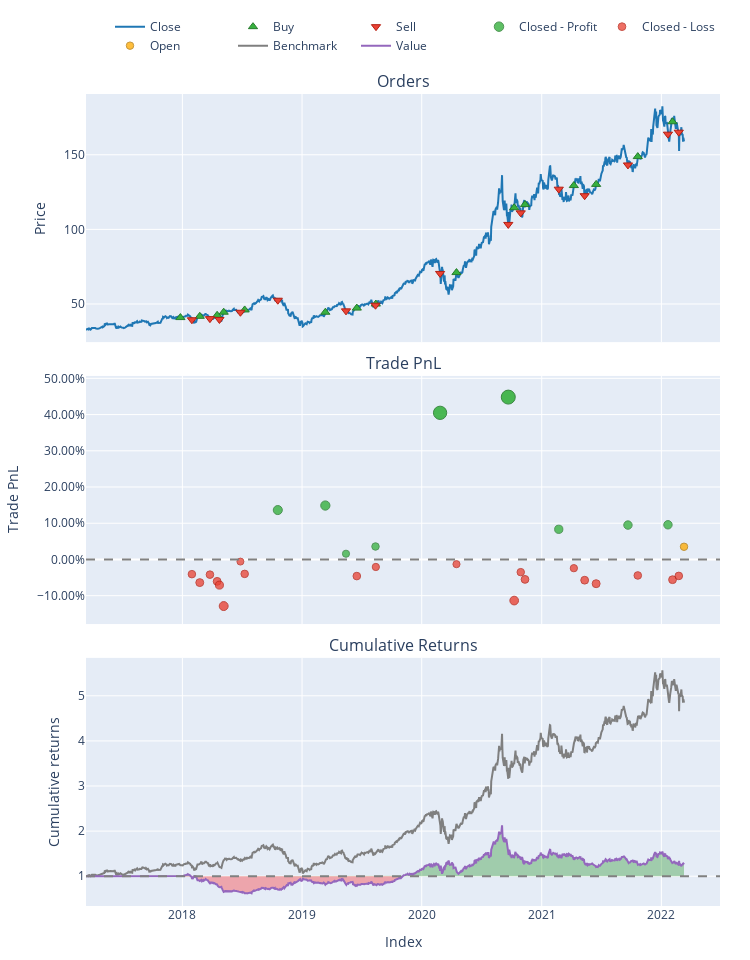

Here is the notebook cell this chart was saved with:
### Code cell
port = vbt.Portfolio.from_signals(df.Open, #Close or Open but Open is faster
                                  direction='both',
                                  entries = signal_vectorbt.TS_Entries,
                                  exits = signal_vectorbt.TS_Exits,
                                  freq = 'D',
                                  init_cash = 100000,
                                  fees = 0.0025,
                                  slippage = 0.0025,
                                  sl_trail = 0.2)    # sl_stop, tp_stop, sl_trail
port.plot().show()

### Figure 1 — Plotly figure (JSON) as saved in the notebook; plotly's stock layout.template omitted (floating-point values rounded to 4 significant figures; data arrays with more than 128 entries replaced by an {"elided": "..."} marker saying what was removed)
{"data": [{"legendgroup": "0", "line": {"color": "#1f77b4"}, "name": "Close", "showlegend": true, "type": "scatter", "uid": "f06379a0-3aae-43d8-a1e5-c9826356c757", "x": {"elided": "1260 str values"}, "xaxis": "x", "y": {"elided": "1260 float values"}, "yaxis": "y"}, {"customdata": [[0, 2440.0, 249.4], [2, 4574.0, 477.4], [4, 4038.0, 428.2], [6, 3360.0, 374.0], [8, 2817.0, 324.0], [10, 3179.0, 353.5], [12, 3491.0, 412.4], [14, 3263.0, 407.5], [16, 3154.0, 560.3], [18, 2795.0, 800.3], [20, 2349.0, 684.8], [22, 2168.0, 701.0], [24, 1983.0, 645.0], [26, 1772.0, 658.9], [28, 1604.0, 690.1]], "hovertemplate": "Order Id: %{customdata[0]}<br>Timestamp: %{x}<br>Price: %{y}<br>Size: %{customdata[1]:.6f}<br>Fees: %{customdata[2]:.6f}", "legendgroup": "1", "marker": {"color": "#37B13F", "line": {"color": "rgb(38,123,44)", "width": 1}, "size": 8, "symbol": "triangle-up"}, "mode": "markers", "name": "Buy", "type": "scatter", "uid": "4137f4f3-2027-4723-a369-cb652e402713", "x": ["2017-12-26T00:00:00", "2018-02-23T00:00:00", "2018-04-17T00:00:00", "2018-05-07T00:00:00", "2018-07-10T00:00:00", "2019-03-13T00:00:00", "2019-06-17T00:00:00", "2019-08-14T00:00:00", "2020-04-16T00:00:00", "2020-10-09T00:00:00", "2020-11-11T00:00:00", "2021-04-09T00:00:00", "2021-06-16T00:00:00", "2021-10-21T00:00:00", "2022-02-04T00:00:00"], "xaxis": "x", "y": [40.89, 41.75, 42.42, 44.51, 46.02, 44.48, 47.26, 49.96, 71.05, 114.5, 116.6, 129.4, 130.1, 148.8, 172.1], "yaxis": "y"}, {"customdata": [[1, 4867.0, 479.8], [3, 4283.0, 430.4], [5, 3794.0, 375.8], [7, 2929.0, 325.7], [9, 2705.0, 355.3], [11, 3651.0, 414.5], [13, 3331.0, 409.6], [15, 3196.0, 563.1], [17, 3113.0, 804.3], [19, 2479.0, 688.3], [21, 2220.0, 704.5], [23, 2116.0, 648.3], [25, 1850.0, 662.3], [27, 1694.0, 693.5], [29, 1514.0, 625.2]], "hovertemplate": "Order Id: %{customdata[0]}<br>Timestamp: %{x}<br>Price: %{y}<br>Size: %{customdata[1]:.6f}<br>Fees: %{customdata[2]:.6f}", "legendgroup": "2", "marker": {"color": "#EA4335", "line": {"color": "rgb(181,31,18)", "width": 1}, "size": 8, "symbol": "triangle-down"}, "mode": "markers", "name": "Sell", "type": "scatter", "uid": "64b4e30b-9025-4919-8ecc-85940938520b", "x": ["2018-01-30T00:00:00", "2018-03-26T00:00:00", "2018-04-24T00:00:00", "2018-06-27T00:00:00", "2018-10-19T00:00:00", "2019-05-15T00:00:00", "2019-08-13T00:00:00", "2020-02-26T00:00:00", "2020-09-21T00:00:00", "2020-10-29T00:00:00", "2021-02-22T00:00:00", "2021-05-12T00:00:00", "2021-09-21T00:00:00", "2022-01-21T00:00:00", "2022-02-23T00:00:00"], "xaxis": "x", "y": [39.43, 40.2, 39.62, 44.47, 52.54, 45.4, 49.19, 70.48, 103.3, 111.1, 126.9, 122.6, 143.2, 163.8, 165.1], "yaxis": "y"}, {"customdata": [[8, 8, 8507.0, 0.1363], [9, 9, 10550.0, 0.1489], [10, 10, 1288.0, 0.01582], [12, 12, 2819.0, 0.03573], [14, 14, 32400.0, 0.4049], [16, 16, 49700.0, 0.4482], [20, 20, 10810.0, 0.08328], [24, 24, 11450.0, 0.0949], [26, 26, 12090.0, 0.09574]], "hovertemplate": "Exit Trade Id: %{customdata[0]}<br>Position Id: %{customdata[1]}<br>Exit Timestamp: %{x}<br>PnL: %{customdata[2]:.6f}<br>Return: %{customdata[3]:.2%}", "legendgroup": "3", "marker": {"color": "#37B13F", "line": {"color": "rgb(38,123,44)", "width": 1}, "opacity": [0.7942, 0.7985, 0.7534, 0.7601, 0.8853, 0.9, 0.7762, 0.7802, 0.7805], "size": [9.065, 9.263, 7.157, 7.472, 13.31, 14, 8.225, 8.409, 8.422], "symbol": "circle"}, "mode": "markers", "name": "Closed - Profit", "type": "scatter", "uid": "ad1fc8ce-71c6-40bd-8236-634c1d7eb6a0", "x": ["2018-10-19T00:00:00", "2019-03-13T00:00:00", "2019-05-15T00:00:00", "2019-08-13T00:00:00", "2020-02-26T00:00:00", "2020-09-21T00:00:00", "2021-02-22T00:00:00", "2021-09-21T00:00:00", "2022-01-21T00:00:00"], "xaxis": "x2", "y": [0.1363, 0.1489, 0.01582, 0.03573, 0.4049, 0.4482, 0.08328, 0.0949, 0.09574], "yaxis": "y2"}, {"customdata": [[0, 0, -4050.0, -0.0406], [1, 1, -6114.0, -0.06388], [2, 2, -3762.0, -0.04198], [3, 3, -5195.0, -0.0605], [4, 4, -5714.0, -0.07082], [5, 5, -9648.0, -0.1287], [6, 6, -384.2, -0.005879], [7, 7, -2588.0, -0.03983], [11, 11, -3794.0, -0.04589], [13, 13, -1696.0, -0.02075], [15, 15, -1462.0, -0.01301], [17, 17, -18220.0, -0.1135], [18, 18, -4984.0, -0.03503], [19, 19, -7560.0, -0.05505], [21, 21, -3389.0, -0.02411], [22, 22, -7861.0, -0.05731], [23, 23, -8656.0, -0.06693], [25, 25, -5838.0, -0.04419], [27, 27, -7728.0, -0.05585], [28, 28, -5941.0, -0.04547]], "hovertemplate": "Exit Trade Id: %{customdata[0]}<br>Position Id: %{customdata[1]}<br>Exit Timestamp: %{x}<br>PnL: %{customdata[2]:.6f}<br>Return: %{customdata[3]:.2%}", "legendgroup": "4", "marker": {"color": "#EA4335", "line": {"color": "rgb(181,31,18)", "width": 1}, "opacity": [0.7618, 0.7697, 0.7622, 0.7685, 0.772, 0.7916, 0.75, 0.7615, 0.7636, 0.755, 0.7524, 0.7865, 0.7599, 0.7667, 0.7562, 0.7674, 0.7707, 0.763, 0.7669, 0.7634], "size": [7.549, 7.918, 7.571, 7.864, 8.028, 8.943, 7, 7.537, 7.633, 7.235, 7.113, 8.704, 7.461, 7.778, 7.289, 7.814, 7.966, 7.606, 7.791, 7.627], "symbol": "circle"}, "mode": "markers", "name": "Closed - Loss", "type": "scatter", "uid": "38cf26a5-c6a6-495b-bfb5-2252b2b46fdc", "x": ["2018-01-30T00:00:00", "2018-02-23T00:00:00", "2018-03-26T00:00:00", "2018-04-17T00:00:00", "2018-04-24T00:00:00", "2018-05-07T00:00:00", "2018-06-27T00:00:00", "2018-07-10T00:00:00", "2019-06-17T00:00:00", "2019-08-14T00:00:00", "2020-04-16T00:00:00", "2020-10-09T00:00:00", "2020-10-29T00:00:00", "2020-11-11T00:00:00", "2021-04-09T00:00:00", "2021-05-12T00:00:00", "2021-06-16T00:00:00", "2021-10-21T00:00:00", "2022-02-04T00:00:00", "2022-02-23T00:00:00"], "xaxis": "x2", "y": [-0.0406, -0.06388, -0.04198, -0.0605, -0.07082, -0.1287, -0.005879, -0.03983, -0.04589, -0.02075, -0.01301, -0.1135, -0.03503, -0.05505, -0.02411, -0.05731, -0.06693, -0.04419, -0.05585, -0.04547], "yaxis": "y2"}, {"customdata": [[29, 29, 4368.0, 0.03502]], "hovertemplate": "Exit Trade Id: %{customdata[0]}<br>Position Id: %{customdata[1]}<br>Exit Timestamp: %{x}<br>PnL: %{customdata[2]:.6f}<br>Return: %{customdata[3]:.2%}", "legendgroup": "5", "marker": {"color": "#FFAA00", "line": {"color": "rgb(178,118,0)", "width": 1}, "opacity": [0.7599], "size": [7.461], "symbol": "circle"}, "mode": "markers", "name": "Open", "type": "scatter", "uid": "f0f119ee-c084-4601-8cc4-0fbe6c0ebe7c", "x": ["2022-03-11T00:00:00"], "xaxis": "x2", "y": [0.03502], "yaxis": "y2"}, {"legendgroup": "6", "line": {"color": "#7f7f7f"}, "name": "Benchmark", "showlegend": true, "type": "scatter", "uid": "8e37f0c9-4d8b-418e-9b03-be7f8cbf2cbf", "x": {"elided": "1260 str values"}, "xaxis": "x3", "y": {"elided": "1260 float values"}, "yaxis": "y3"}, {"hoverinfo": "skip", "legendgroup": "7", "line": {"color": "rgba(0, 0, 0, 0)", "width": 0}, "opacity": 0, "showlegend": false, "type": "scatter", "uid": "3017bb61-1808-47f8-a6fa-d6ee04e60ead", "x": {"elided": "1260 str values"}, "xaxis": "x3", "y": {"elided": "1260 int values"}, "yaxis": "y3"}, {"connectgaps": false, "fill": "tonexty", "fillcolor": "rgba(0, 128, 0, 0.3)", "hoverinfo": "skip", "legendgroup": "7", "line": {"color": "rgba(0, 0, 0, 0)", "width": 0}, "opacity": 0, "showlegend": false, "type": "scatter", "uid": "f604283a-bcc4-47b8-95fd-23fc36bf4dc4", "x": {"elided": "1260 str values"}, "xaxis": "x3", "y": {"elided": "1260 float values"}, "yaxis": "y3"}, {"hoverinfo": "skip", "legendgroup": "7", "line": {"color": "rgba(0, 0, 0, 0)", "width": 0}, "opacity": 0, "showlegend": false, "type": "scatter", "uid": "d04931a0-a6fa-4570-944d-3911109d65a5", "x": {"elided": "1260 str values"}, "xaxis": "x3", "y": {"elided": "1260 int values"}, "yaxis": "y3"}, {"connectgaps": false, "fill": "tonexty", "fillcolor": "rgba(255, 0, 0, 0.3)", "hoverinfo": "skip", "legendgroup": "7", "line": {"color": "rgba(0, 0, 0, 0)", "width": 0}, "opacity": 0, "showlegend": false, "type": "scatter", "uid": "4f741cbf-f19a-47c1-85bc-f70f400284de", "x": {"elided": "1260 str values"}, "xaxis": "x3", "y": {"elided": "1260 float values"}, "yaxis": "y3"}, {"legendgroup": "8", "line": {"color": "#9467bd"}, "name": "Value", "showlegend": true, "type": "scatter", "uid": "53bd70cc-d435-4a81-8290-def2ef047933", "x": {"elided": "1260 str values"}, "xaxis": "x3", "y": {"elided": "1260 float values"}, "yaxis": "y3"}, {"hoverinfo": "skip", "legendgroup": "7", "line": {"color": "rgba(0, 0, 0, 0)", "width": 0}, "opacity": 0, "showlegend": false, "type": "scatter", "uid": "bc3abf3a-67b8-4147-96c8-3abed2bbb664", "x": {"elided": "1260 str values"}, "xaxis": "x3", "y": {"elided": "1260 int values"}, "yaxis": "y3"}], "layout": {"annotations": [{"font": {"size": 16}, "showarrow": false, "text": "Orders", "x": 0.5, "xanchor": "center", "xref": "paper", "y": 1, "yanchor": "bottom", "yref": "paper"}, {"font": {"size": 16}, "showarrow": false, "text": "Trade PnL", "x": 0.5, "xanchor": "center", "xref": "paper", "y": 0.6528, "yanchor": "bottom", "yref": "paper"}, {"font": {"size": 16}, "showarrow": false, "text": "Cumulative Returns", "x": 0.5, "xanchor": "center", "xref": "paper", "y": 0.3056, "yanchor": "bottom", "yref": "paper"}], "height": 960, "legend": {"orientation": "h", "traceorder": "normal", "x": 1, "xanchor": "right", "y": 1.042, "yanchor": "bottom"}, "margin": {"b": 30, "l": 30, "r": 30, "t": 30}, "shapes": [{"line": {"color": "gray", "dash": "dash"}, "type": "line", "x0": 0, "x1": 1, "xref": "paper", "y0": 0, "y1": 0, "yref": "y2"}, {"line": {"color": "gray", "dash": "dash"}, "type": "line", "x0": 0, "x1": 1, "xref": "paper", "y0": 1, "y1": 1, "yref": "y3"}], "showlegend": true, "width": 750, "xaxis": {"anchor": "y", "domain": [0, 1], "matches": "x3", "showticklabels": false}, "xaxis2": {"anchor": "y2", "domain": [0, 1], "matches": "x3", "showticklabels": false}, "xaxis3": {"anchor": "y3", "domain": [0, 1], "title": {"text": "Index"}}, "yaxis": {"anchor": "x", "domain": [0.6944, 1], "title": {"text": "Price"}}, "yaxis2": {"anchor": "x2", "domain": [0.3472, 0.6528], "tickformat": ".2%", "title": {"text": "Trade PnL"}}, "yaxis3": {"anchor": "x3", "domain": [0, 0.3056], "title": {"text": "Cumulative returns"}}}}
